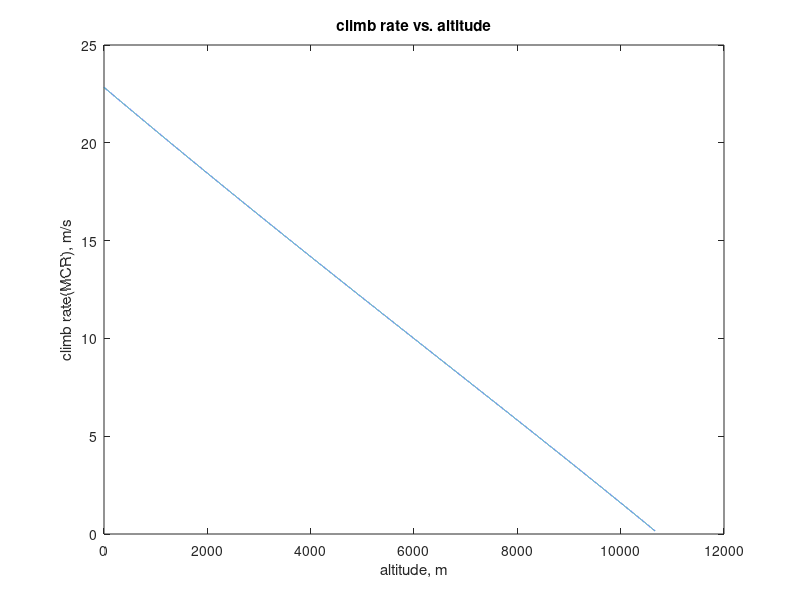
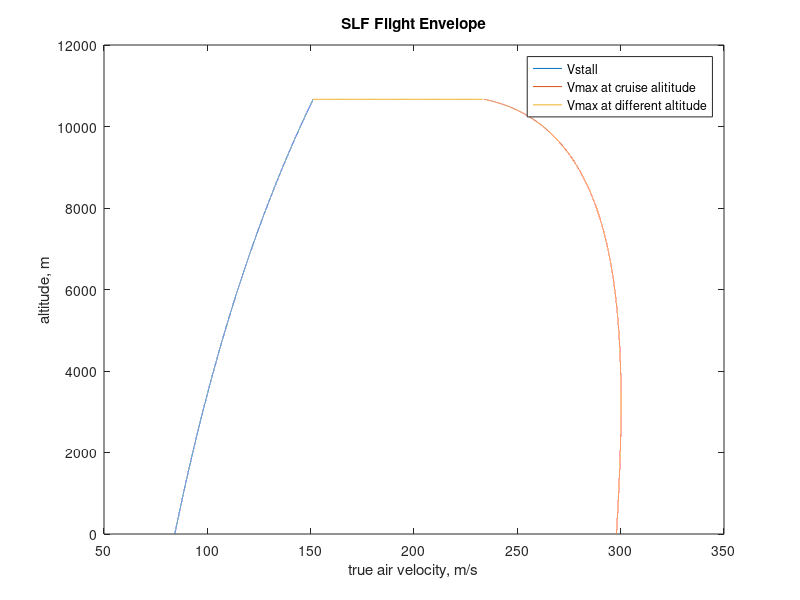
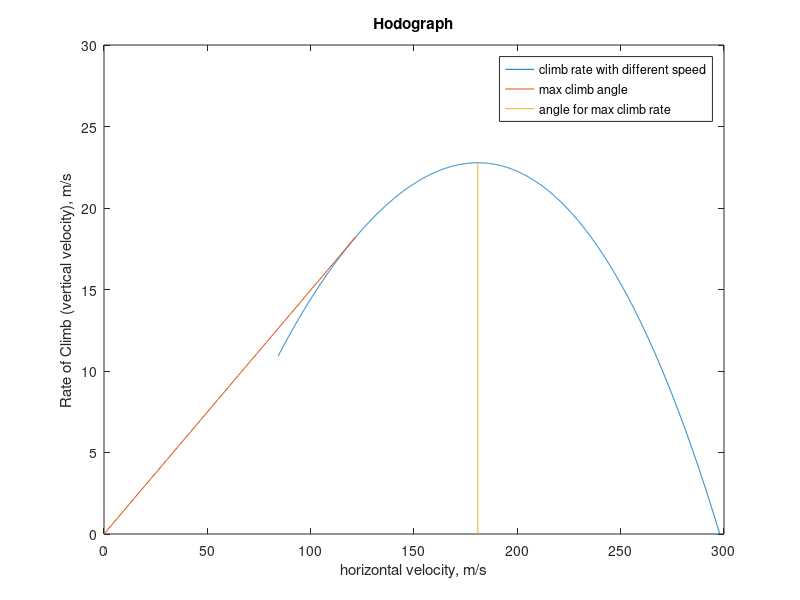

The MATLAB source for these figures, in order:
%% B1) Matlab Code of Flight Envelope and Climb Performance

%% Climb Performance

MTOW = 351535; %maximum takeoff weight
MLW = 251290; %maximum landing weight
g=9.81;
Wo = MTOW*g; %nomal weight
Tmax = 511000;

rhosl = 1.225;
CDo = 0.032;
b = 64.86;
S = 428.61;
AR = b^2/S;
e = 0.8;
K = 1/(pi*AR*e);

alt = 0:1:35000;
Temp = 59-0.00356*alt;
Press = 2116.*[(Temp+459.7)./518.6].^5.256;
Den = Press./(1718.*(Temp+459.7)); %accurate way to calculate density in different altitude
rho = Den*515.38; %unit convert to kg/m^3
sigma = rho/rhosl;
h = alt.*0.3048; %convert unit to m

Cl_max = 1.85;
Vstall = sqrt((2*Wo)./(rho*S*Cl_max));
Vcru = 1.7*Vstall; %assume the cruise speed is 1.7 times Vstall

Tsl = 511000 - (905 * Vcru) + (0.089 * Vcru.^2); %in terms of V
T = Tsl.*(sigma.^0.7);
Cl_max = -((2.*T)./(2*Wo*K))+sqrt(((2.*T)./(2*Wo*K)).^2+((3*CDo)/K));
MCR = sqrt((2*Wo)./(rho*S)).*(((2*T)./(Wo*sqrt(Cl_max)))-(CDo./Cl_max.^1.5)-(K.*Cl_max.^0.5));
figure(1)
plot(h,MCR)
title('climb rate vs. altitude') 
xlabel('altitude, m')
ylabel('climb rate(MCR), m/s')


%% Flight Envelop

Vstallmax = max(Vstall);
A = 0.5.*rho*S*CDo;
B = (2*K*(Wo)^2)./(rho*S);
Vmax = sqrt((2*T+sqrt((2*T).^2-(4.*A.*B)))./(2.*A));

figure(2)
plot(Vstall,h)
hold on
plot(Vmax, h)
hold on
V=Vstallmax:min(Vmax); %top line
y=max(h);
plot(V,y*ones(size(V)))
title('SLF Flight Envelope') 
xlabel('true air velocity, m/s')
ylabel('altitude, m')
legend('Vstall','Vmax at cruise alititude','Vmax at different altitude')
 
rho = 1.225;
Vstallmin = min(Vstall);
Vslcru = 1.7*Vstallmin;
T = 511000 - (905 * Vslcru) + (0.089 * Vslcru.^2);
A = 0.5.*rho*S*CDo;
B = (2*K*(Wo)^2)./(rho*S);
Vmax = sqrt((2*T+sqrt((2*T).^2-(4.*A.*B)))./(2.*A));
V = Vstallmin:0.1:Vmax;
q = 0.5*rho*V.^2;
theta = (2*T/Wo)-(((q.*S*CDo)/Wo)+((K*Wo)./(q.*S)));
RC = V.*sin(theta);

RCmax = max(RC);
for V1 = Vstallmin:0.1:Vmax;
q = 0.5*rho*V1.^2;
theta = (2*T/Wo)-(((q.*S*CDo)/Wo)+((K*Wo)./(q.*S)));
RC1 = V1.*sin(theta);
if RC1 == RCmax;
    break;
end
end
VFC = V1;
thetaFC = theta;
thetaFC_deg = thetaFC * 180 / pi;

Clmd = sqrt(CDo/K);
CDmd = 2*CDo;
Vmd = sqrt((2*Wo)/(rho*S*Clmd));
Tmd = 0.5*rho*Vmd^2*S*CDmd;
thetamax = (2*T/Wo) - (2*sqrt(K*CDo));
RCmd = Vmd*sin(thetamax);

figure(3)
plot(V,RC)
hold on
Maxmd = linspace(0,Vmd);
Maxangle = linspace(0,RCmd);
plot(Maxmd,Maxangle)
hold on
Maxspeed = linspace(VFC,VFC);
Maxclimb = linspace(0,RCmax);
plot(Maxspeed,Maxclimb)
ylim([0 30])
title('Hodograph') 
xlabel('horizontal velocity, m/s')
ylabel('Rate of Climb (vertical velocity), m/s')
legend('climb rate with different speed','max climb angle','angle for max climb rate')




